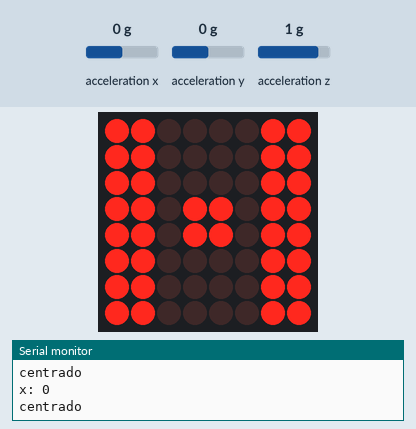
A sketch run on a simulated Arduino Uno, built with avr-gcc and run on an emulated ATmega328P. Parts: 8×8 LED matrix, the last lines printed to the serial monitor. The test bench sets the inputs (shaded band); at power-on: acceleration x 0 g, acceleration y 0 g, acceleration z 1 g.

Above: at 1.2 s.
1.3 s: acceleration x set to -0.8 g
At 2.4 s:
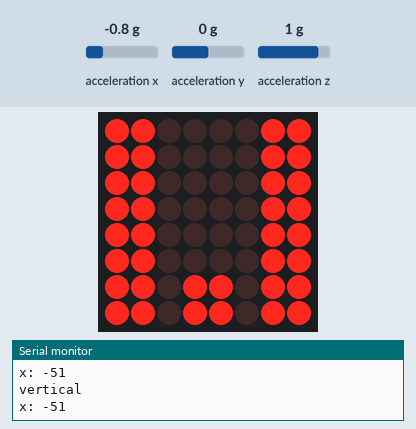
2.8 s: acceleration x set to 0.1 g
At 3.1 s:
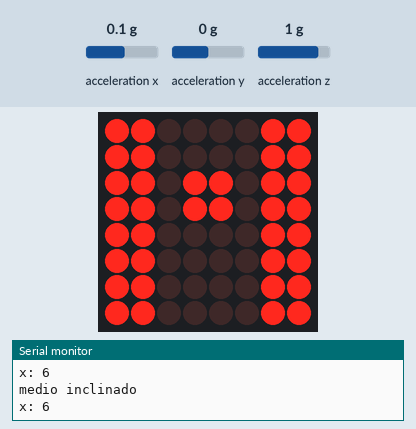
4.3 s: acceleration x set to -0.1 g
At 4.9 s:
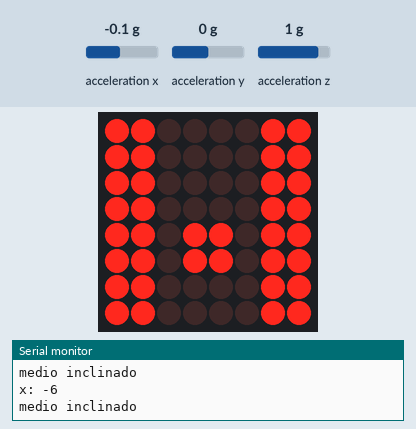
5.8 s: acceleration x set to 0.8 g
At 6.6 s:
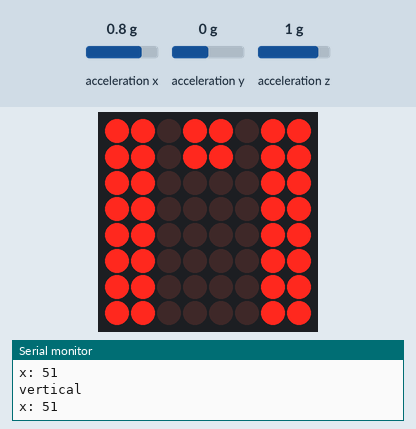
7.3 s: acceleration x set to 0 g
At 8.3 s:
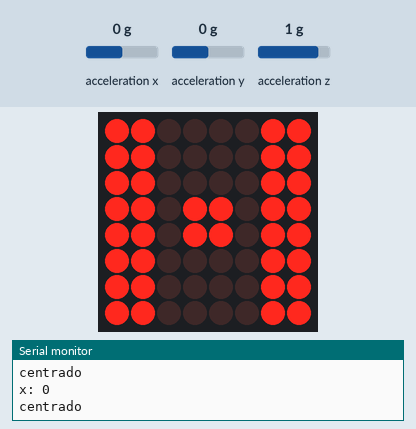
8.8 s: acceleration x set to -1.1 g
At 9.4 s:
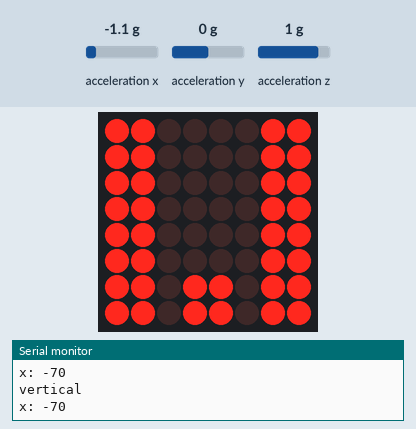
Timing chart, 0 to 11.3 s (numbered marks = the images above; inputs shaded):
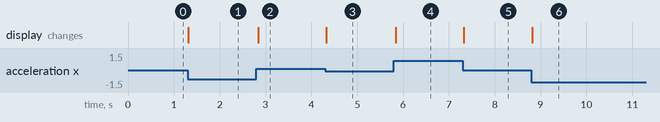

The sketch:

Practica6_medidor_de_nivel.ino
```cpp
/*
Fundacion Kinal
Centro Educativo Tecnico Laboral Kinal
Electronica
Grado: Quinto
Seccion: A
Curso: Taller de electronica digital y reparacion de computadoras 1
Nombre: Luis Andres Muñiz Godoy
Carne: 2019127
*/

//librerias por utilizar
#include<Wire.h>
#include<SparkFun_ADXL345.h>
#include<LedControl.h>

#define dpin 2
#define dclock 3
#define dload 4

//constructores
ADXL345 adxl = ADXL345();
LedControl matriz = LedControl(dpin,dclock,dload,1);

  //izquierda
  byte centrado[8]= {
  B11000011,
  B11000011,
  B11000011,
  B11011011,
  B11011011,
  B11000011,
  B11000011,
  B11000011
  };

  byte med_inclinado[8]= {
  B11000011,
  B11000011,
  B11000011,
  B11000011,
  B11011011,
  B11011011,
  B11000011,
  B11000011
  };

  byte inclinado[8]= {
  B11000011,
  B11000011,
  B11000011,
  B11000011,
  B11000011,
  B11011011,
  B11011011,
  B11000011
  };

  byte vertical[8]= {
  B11000011,
  B11000011,
  B11000011,
  B11000011,
  B11000011,
  B11000011,
  B11011011,
  B11011011
  };

  //derecha
  byte med_inclinado1[8]= {
  B11000011,
  B11000011,
  B11011011,
  B11011011,
  B11000011,
  B11000011,
  B11000011,
  B11000011
  };

  byte inclinado1[8]= {
  B11000011,
  B11011011,
  B11011011,
  B11000011,
  B11000011,
  B11000011,
  B11000011,
  B11000011
  };

  byte vertical1[8]= {
  B11011011,
  B11011011,
  B11000011,
  B11000011,
  B11000011,
  B11000011,
  B11000011,
  B11000011
  };


void setup() {
  //iniciamos la comunicacion serial
  Serial.begin(9600);

  //iniciamos el ADXL345
  adxl.powerOn();
  adxl.setRangeSetting(8); //definimos el rango

  //iniciamos la matriz led
  matriz.shutdown(0,false);
  matriz.setIntensity(0,5);
  matriz.clearDisplay(0);


}

void loop() {
  //leer los valores del ADXL345 y los muestra
  int x, y, z;
  adxl.readAccel(&x, &y, &z);
  Serial.print("x: ");
  Serial.println(x);

  //izquierda
  if (x<=3 && x>=0){
    Serial.println("centrado");
    for(int i=0; i<8; i++){
      matriz.setRow(0,i,centrado[i]);
    }
  }
  if (x<=-1 && x>=-25){
    Serial.println("medio inclinado");
    for(int i=0; i<8; i++){
      matriz.setRow(0,i,med_inclinado[i]);
    }
  }
  if (x<=-26 && x>=-50){
    Serial.println("inclinado");
    for(int i=0; i<8; i++){
      matriz.setRow(0,i,inclinado[i]);
    }
  }
  if (x<=-51 && x>=-70){
    Serial.println("vertical");
    for(int i=0; i<8; i++){
      matriz.setRow(0,i,vertical[i]);
    }
  }

  //derecha
  if (x>=4 && x<=25){
    Serial.println("medio inclinado");
    for(int i=0; i<8; i++){
      matriz.setRow(0,i,med_inclinado1[i]);
    }
  }
  if (x>=26 && x<=50){
    Serial.println("inclinado");
    for(int i=0; i<8; i++){
      matriz.setRow(0,i,inclinado1[i]);
    }
  }
  if (x>=51 && x<=70){
    Serial.println("vertical");
    for(int i=0; i<8; i++){
      matriz.setRow(0,i,vertical1[i]);
    }
  }
  delay(0);
}
```

Measured:
- after the input at 1.3 s, the display: changes at once (image 1)
- after the input at 2.8 s, the display: changes at once (image 2)
- after the input at 4.3 s, the display: changes at once (image 3)
- after the input at 5.8 s, the display: changes at once (image 4)
- after the input at 7.3 s, the display: changes at once (image 5)
- after the input at 8.8 s, the display: changes at once (image 6)
